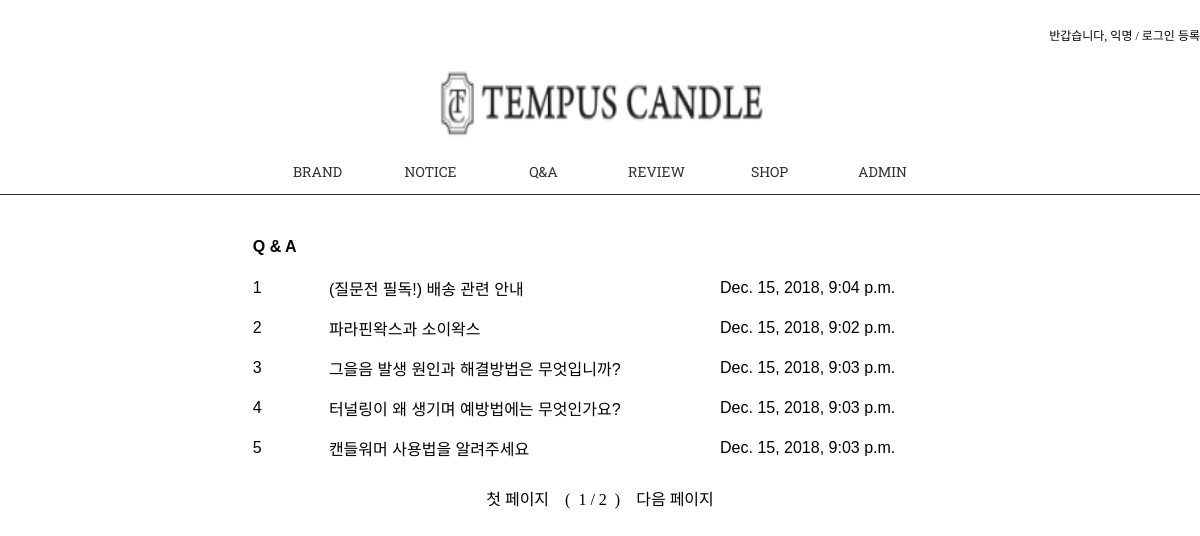
/qna/, run on the app's committed database.
### qna/models.py (models this page shows, shortened)
@python_2_unicode_compatible
class QnA(models.Model):
    title = models.CharField('질문', max_length=50)
    slug = models.SlugField('슬러그',  # 기본 길이 50, 인덱스가 기본 생성됨,
                            unique=True,  # unique 설정, 기본키 대용으로 사용 가능
                            allow_unicode=True,  # 한글 입력 가능하도록
                            help_text='제목에 대한 한 단어의 별명.')
    content = models.TextField('내용')  # TextField이므로 여러 줄 입력 가능함
    create_date = models.DateTimeField('최초 생성 일시',
                                       auto_now_add=True)  # 최초 생성 일시를 자동 저장하도록
    modify_date = models.DateTimeField('최종 수정 일시',
                                       auto_now=True)  # 최종 수정 일시를 자동 저장하도록
    class Meta:  # 필드 속성 외에 필요한 파라미터를 Meta 내부 클래스로 정의
        verbose_name = '질문'              # 'post'
        verbose_name_plural = '질문 모음'  # 'posts'
        db_table  = 'my_qna'           # DB에 저장할 테이블 이름을 my_posts'라고 지정
        ordering  = ('id',)  # 최종 수정 일시의 내림차순 정렬
    def get_absolute_url(self): # 이 메소드가 정의된 객체를 지칭하는 URL을 반환
        return reverse('qna:qna_detail', args=(self.slug,))

### qna/views.py (the view)
# urls.py: url(r'^qna/$', QnALV.as_view(), name='qna_list'),
class QnALV(ListView) :
    model = QnA
    template_name = 'qna/qna_all.html'
    context_object_name = 'qnas'
    paginate_by = 5 # 페이지 당 2 개 객체를 처리하도록 지정

### qna/templates/qna/qna_all.html (shortened to what this page needs)
<!DOCTYPE html>
<html lang="ko">
<head>
    {% load staticfiles %}
    <link rel="stylesheet" type="text/css" href="{% block stylesheet %}{% static "css/qna.css" %}{% endblock %}" />
</head>
<body>
    <div id="header">
        {% if user.is_active %}
        <h4 id="welcome">반갑습니다.
                    <strong>{% firstof user.get_short_name user.get_username %}</strong> /
                    <a href="{% url 'password_change' %}">비밀번호 변경</a> /
                    <a href="{% url 'logout' %}">로그아웃</a>
        </h4>
        {% else %}
        <h4 id="welcome">반갑습니다, 익명 /
                    <a href="{% url 'login' %}">로그인</a>
                    <a href="{% url 'register' %}">등록</a>
        </h4>
        {% endif %}
       <div id="img_container">
           <a href="{% url 'home' %}"><img src="{% static 'img/logo.PNG' %}"/></a>
       </div>
    <div id="menu">
            <ul >
                <li ><a href="{% url 'blog:index' %}">BRAND</a></li>
                <li><a href="{% url 'notice:index' %}">NOTICE</a></li>
                <li><a href="{% url 'qna:index' %}">Q&A</a></li>
                <li><a href="{% url 'review:index' %}">REVIEW</a></li>
                <li><a href="{% url 'photo:index' %}">SHOP</a></li>
                <li><a href="{% url 'admin:index' %}">ADMIN</a></li>
            </ul>
        </div>
    </div>
    <table id="tbl" >
            <tr>
                <th>Q & A</th>
            </tr>
            {% for qna in qnas %}
            <tr>
                <td>{{ qna.id }}</td>
                <td><a href='{{ qna.get_absolute_url }}'>{{ qna.title }}</a></td>
                <td>{{ qna.modify_date }}</td>
            </tr>
            {% endfor %}
        </table>
    <br/>
    <div class="centered">
            <span>
                {% if page_obj.has_previous %}
                    <a href="?page={{ page_obj.previous_page_number }}">이전 페이지</a>
                {% else %}
                    첫 페이지
                {% endif %}
                &nbsp;&nbsp;&nbsp;(&nbsp;
                {{ page_obj.number }} / {{ page_obj.paginator.num_pages }}
                &nbsp;)&nbsp;&nbsp;&nbsp;
                {% if page_obj.has_next %}
                    <a href="?page={{ page_obj.next_page_number }}">다음 페이지</a>
                {% else %}
                    끝 페이지
                {% endif %}
            </span>
        </div>
</body>
</html>

### qna/static/css/qna.css (style rules this page uses)
div#header { position: absolute; top: 0px; left: 0px; height: 150px; width: 100%; background: white; }
.centered { text-align: center; }
h4#welcome { display: block; vertical-align: top; text-align:right; padding-top: 10px; color: #000000; font-weight: normal; font-size: 12px; }
div#img_container { width:100%; }
div#img_container a { text-align:center; margin: auto; height: 90px; width: 100%; }
div#img_container img { text-align:center; margin: auto; height: 90px; width: 350px; }
div#header a { display: inline-block; }
div#menu { position: absolute; top: 150px; left: 0px; width: 100%; display: table; table-layout: fixed; border-spacing: 40px 0px; background: white; font-size: 8px; text-align: center; }
#menu,#menu ul,#menu ul li,#menu ul li a { margin: 0; padding: 0; border: 0; list-style: none; line-height: 1; display: block; position: relative; -webkit-box-sizing: border-box; -moz-box-sizing: border-box; box-sizing: border-box; }
#menu { border-bottom: 1px solid #333333; padding: 0 5px; width: auto; font-family: 'Roboto Slab', serif; background: white; border-top-left-radius: 3px; border-top-right-radius: 3px; }
#menu:after,#menu ul:after { content: "."; display: block; clear: both; visibility: hidden; line-height: 0; height: 0; }
#menu ul li { display: inline-block; width:10%; }
#menu ul li a { font-size: 14px; padding: 15px; text-decoration: none; color: #333333; }
a:link, a:visited { color: #000000; text-decoration: none; }
#tbl { padding-top: 250px; font-family: "Trebuchet MS", Arial, Helvetica, sans-serif; border-collapse: collapse; width: 60%; height: 50%; margin: auto; }
#tbl td, #tbl th { border-bottom-color: #ccc; border-top-color: #ccc; padding: 8px; }
#tbl tr:nth-child(even) { background-color: white; }
#tbl th { padding-top: 230px; padding-bottom: 12px; text-align: left; background-color: white; color: black; }

### data on the page
QnA: id "1", title "(질문전 필독!) 배송 관련 안내", modify_date "Dec. 15, 2018, 9:04 p.m."
QnA: id "2", title "파라핀왁스과 소이왁스", modify_date "Dec. 15, 2018, 9:02 p.m."
QnA: id "3", title "그을음 발생 원인과 해결방법은 무엇입니까?", modify_date "Dec. 15, 2018, 9:03 p.m."
QnA: id "4", title "터널링이 왜 생기며 예방법에는 무엇인가요?", modify_date "Dec. 15, 2018, 9:03 p.m."
QnA: id "5", title "캔들워머 사용법을 알려주세요", modify_date "Dec. 15, 2018, 9:03 p.m."

### other printed values
{{ page_obj.number }} "1"
{{ page_obj.paginator.num_pages }} "2"
